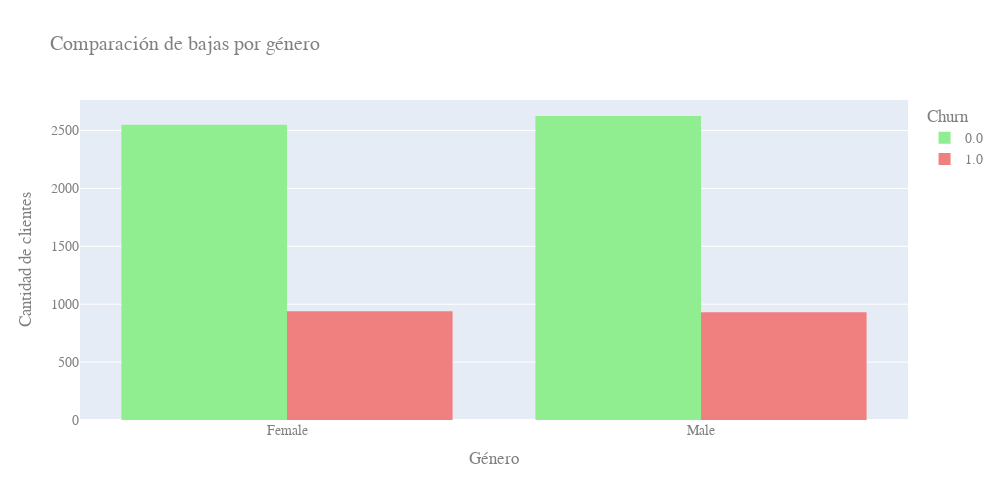

The code cell stored with this chart in its notebook:
### Markdown cell above
##### **crear gráficos que relacionen las variables categóricas con la variable "Churn"**

### Code cell
# gráfico entre bajas y género 
fig1 = px.histogram(
    datos_limpios,
    x='customer_gender',
    color='Churn',
    barmode='group',
    title='Comparación de bajas por género',
    color_discrete_map={0: 'lightgreen', 1: 'lightcoral'}
)

fig1.update_layout(
    width=1000,
    height=500,
    xaxis_title='Género',
    yaxis_title='Cantidad de clientes',
    font_family='Arial',
    font_size=14,
    font_color='Gray'
)

fig1.show()

### Figure 1 — Plotly figure (JSON) as saved in the notebook; plotly's stock layout.template omitted (floating-point values rounded to 4 significant figures; data arrays with more than 128 entries replaced by an {"elided": "..."} marker saying what was removed)
{"data": [{"alignmentgroup": "True", "bingroup": "x", "hovertemplate": "Churn=0.0<br>customer_gender=%{x}<br>count=%{y}<extra></extra>", "legendgroup": "0.0", "marker": {"color": "lightgreen", "pattern": {"shape": ""}}, "name": "0.0", "offsetgroup": "0.0", "orientation": "v", "showlegend": true, "type": "histogram", "x": {"elided": "5174 str values"}, "xaxis": "x", "yaxis": "y"}, {"alignmentgroup": "True", "bingroup": "x", "hovertemplate": "Churn=1.0<br>customer_gender=%{x}<br>count=%{y}<extra></extra>", "legendgroup": "1.0", "marker": {"color": "lightcoral", "pattern": {"shape": ""}}, "name": "1.0", "offsetgroup": "1.0", "orientation": "v", "showlegend": true, "type": "histogram", "x": {"elided": "1869 str values"}, "xaxis": "x", "yaxis": "y"}], "layout": {"barmode": "group", "font": {"color": "Gray", "family": "Arial", "size": 14}, "height": 500, "legend": {"title": {"text": "Churn"}, "tracegroupgap": 0}, "title": {"text": "Comparación de bajas por género"}, "width": 1000, "xaxis": {"anchor": "y", "domain": [0, 1], "title": {"text": "Género"}}, "yaxis": {"anchor": "x", "domain": [0, 1], "title": {"text": "Cantidad de clientes"}}}}
